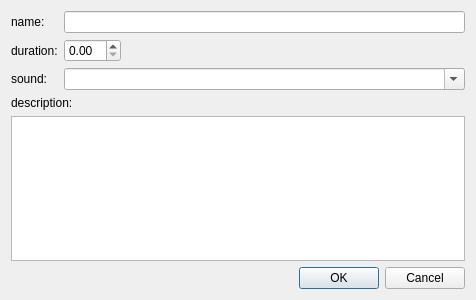
<?xml version="1.0" encoding="UTF-8"?>
<ui version="4.0">
 <class>ExerciseView</class>
 <widget class="QDialog" name="ExerciseView">
  <property name="geometry">
   <rect>
    <x>0</x>
    <y>0</y>
    <width>476</width>
    <height>300</height>
   </rect>
  </property>
  <property name="windowTitle">
   <string>Exercise</string>
  </property>
  <layout class="QVBoxLayout" name="verticalLayout">
   <item>
    <layout class="QFormLayout" name="formLayout">
     <item row="0" column="0">
      <widget class="QLabel" name="lblName">
       <property name="text">
        <string>name:</string>
       </property>
      </widget>
     </item>
     <item row="0" column="1">
      <widget class="QLineEdit" name="ldtName"/>
     </item>
     <item row="1" column="0">
      <widget class="QLabel" name="lblDuration">
       <property name="text">
        <string>duration:</string>
       </property>
      </widget>
     </item>
     <item row="1" column="1">
      <layout class="QHBoxLayout" name="horizontalLayout">
       <item>
        <widget class="QDoubleSpinBox" name="sbxDuration"/>
       </item>
       <item>
        <spacer name="horizontalSpacer">
         <property name="orientation">
          <enum>Qt::Horizontal</enum>
         </property>
         <property name="sizeHint" stdset="0">
          <size>
           <width>108</width>
           <height>20</height>
          </size>
         </property>
        </spacer>
       </item>
      </layout>
     </item>
     <item row="2" column="0">
      <widget class="QLabel" name="lblSound">
       <property name="text">
        <string>sound:</string>
       </property>
      </widget>
     </item>
     <item row="2" column="1">
      <widget class="QComboBox" name="cbxSound">
       <property name="editable">
        <bool>true</bool>
       </property>
      </widget>
     </item>
    </layout>
   </item>
   <item>
    <widget class="QLabel" name="lblDescription">
     <property name="text">
      <string>description:</string>
     </property>
    </widget>
   </item>
   <item>
    <widget class="QPlainTextEdit" name="tdtDescription"/>
   </item>
   <item>
    <widget class="QDialogButtonBox" name="buttonBox">
     <property name="orientation">
      <enum>Qt::Horizontal</enum>
     </property>
     <property name="standardButtons">
      <set>QDialogButtonBox::Cancel|QDialogButtonBox::Ok</set>
     </property>
    </widget>
   </item>
  </layout>
 </widget>
 <resources/>
 <connections>
  <connection>
   <sender>buttonBox</sender>
   <signal>accepted()</signal>
   <receiver>ExerciseView</receiver>
   <slot>accept()</slot>
   <hints>
    <hint type="sourcelabel">
     <x>248</x>
     <y>254</y>
    </hint>
    <hint type="destinationlabel">
     <x>157</x>
     <y>274</y>
    </hint>
   </hints>
  </connection>
  <connection>
   <sender>buttonBox</sender>
   <signal>rejected()</signal>
   <receiver>ExerciseView</receiver>
   <slot>reject()</slot>
   <hints>
    <hint type="sourcelabel">
     <x>316</x>
     <y>260</y>
    </hint>
    <hint type="destinationlabel">
     <x>286</x>
     <y>274</y>
    </hint>
   </hints>
  </connection>
 </connections>
</ui>
